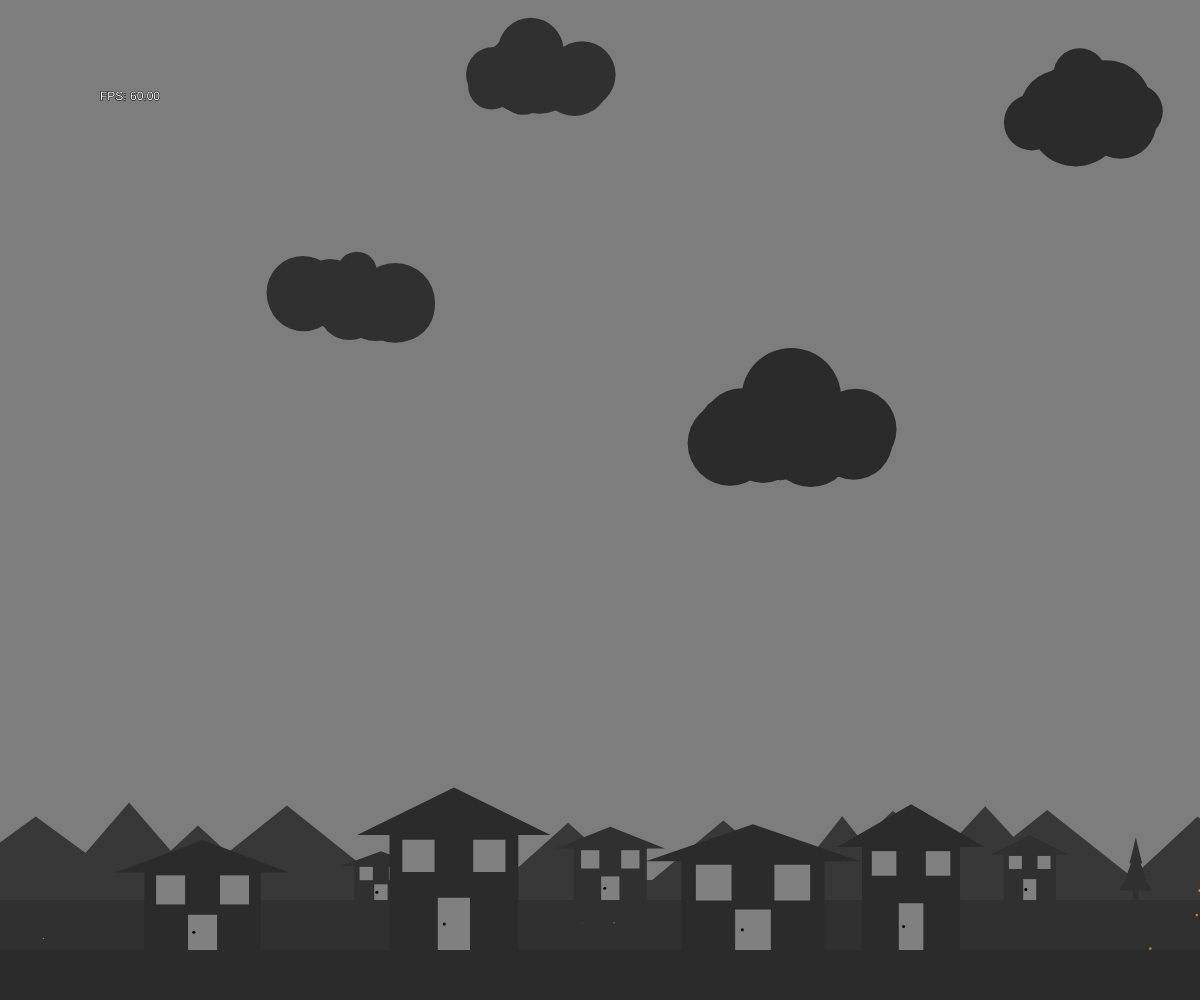
Frame 1 (no input)
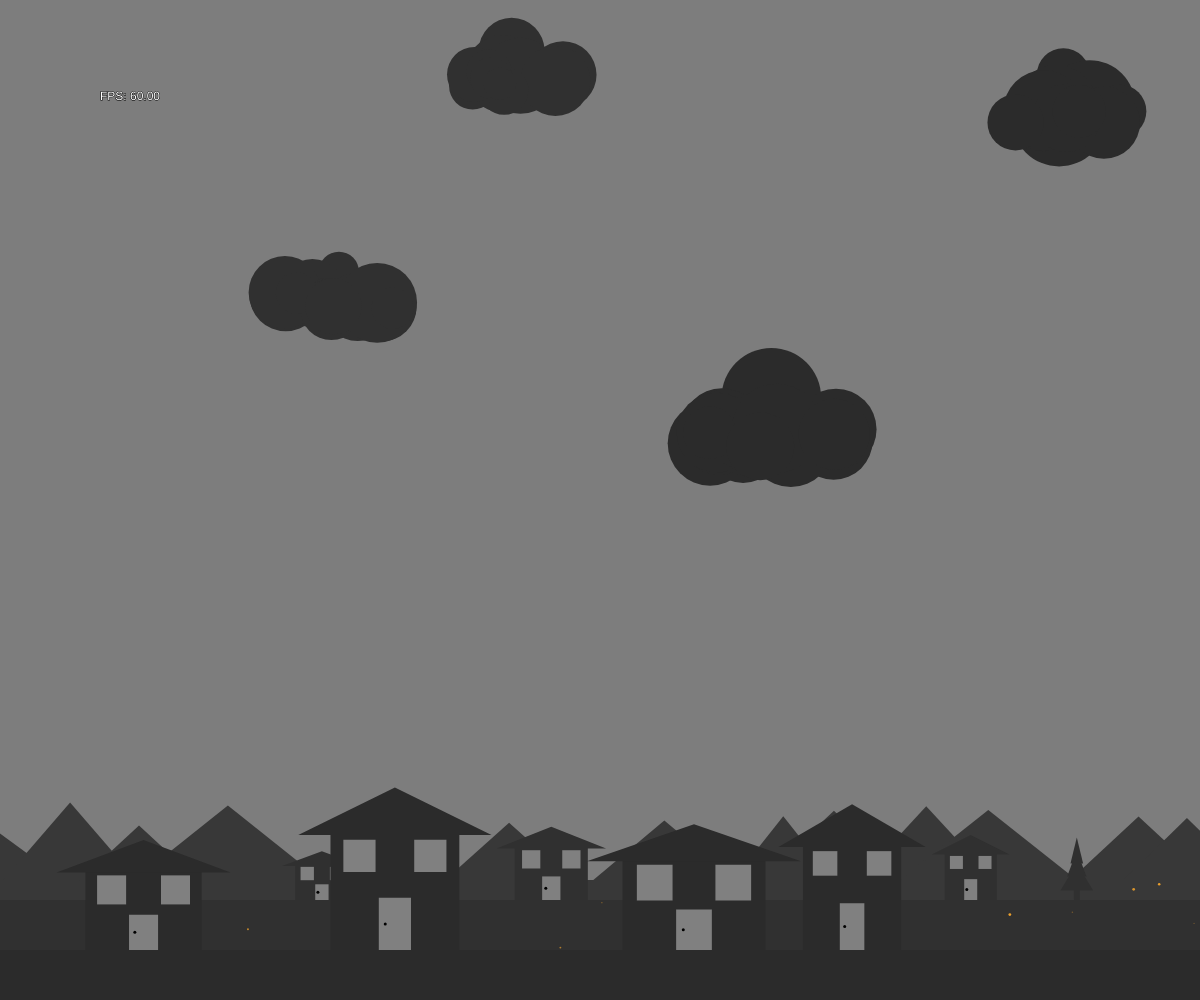
Frame 60 (no input)
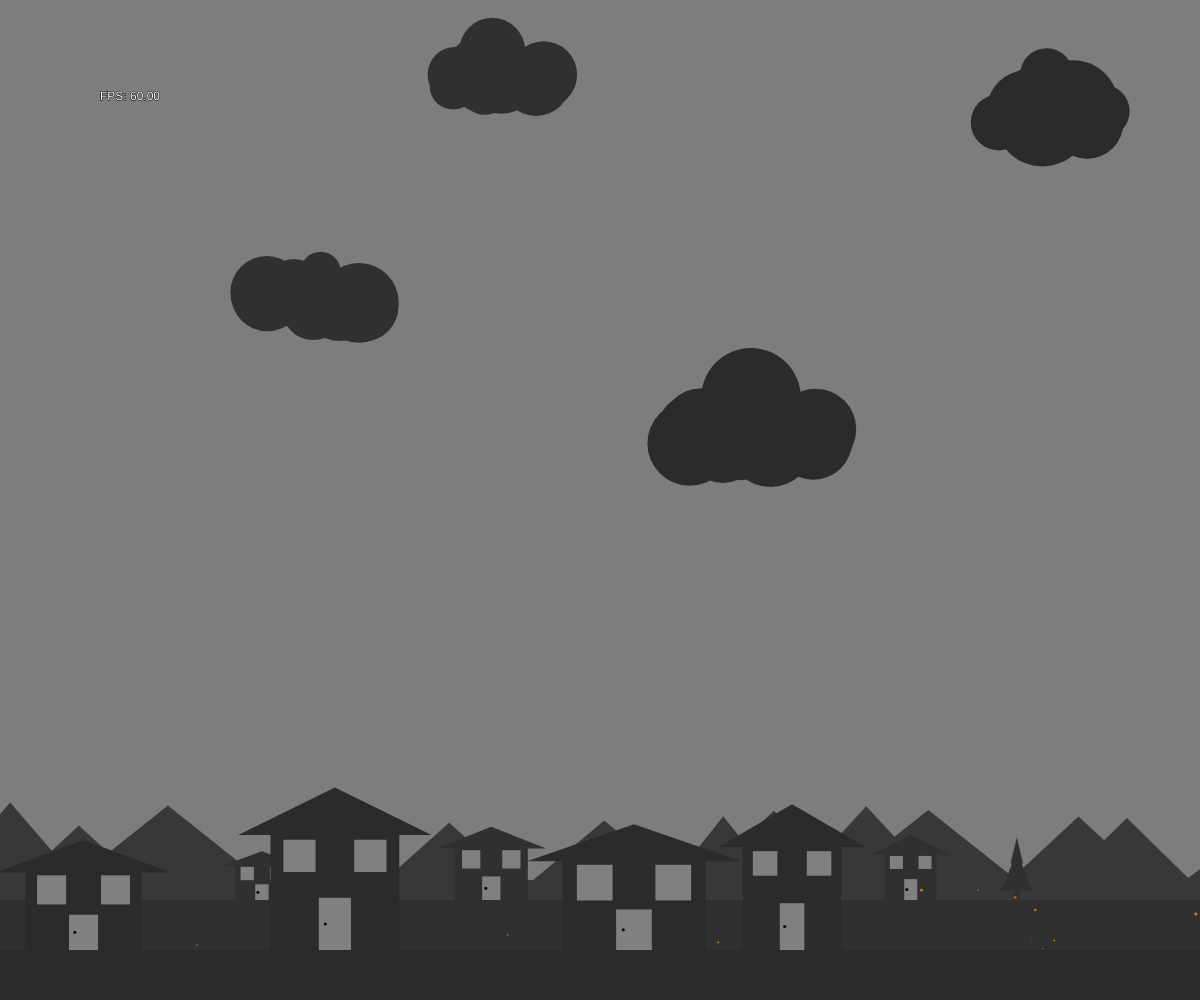
Frame 120 (the mouse pressed at the canvas centre since frame 60)

The p5.js sketch that drew these frames (run headless with seeded random() and noise() and a simulated clock; from frame 60 on, the mouse is pressed at the canvas centre):

// p5.js sketch
// ── sketch.js
let TheGround,
  TheMidGround,
  TheBackGround,
  TheMoon,
  ForGround = [],
  MidGround = [],
  BackGround = [],
  LastPlacedThing = {x: 0, width:0},
  Enviorment,
  Ship;

// COLORs # "#7D7D7D" "#2B2B2B" "#303030" "#383838"

function setup() {

  // //find appropriate canvas width
  // canvas_size = windowWidth < windowHeight ? windowWidth : windowHeight
  // canvas_size -= 80

  createCanvas( windowWidth, windowHeight );

  // //set canvas in center
  // let margin_left = (windowWidth - canvas_size) / 2
  // $(".p5Canvas").css("margin-left", margin_left)
  // $(".p5Canvas").css("margin-top", 40)

  Enviorment = new Env;

  TheGround = new Ground;
  TheGround.basicSetUp( windowHeight );

  TheMidGround = new Ground;
  TheMidGround.basicSetUp( windowHeight - 50, 'mid' );

  TheBackGround = new Ground;
  TheBackGround.basicSetUp( windowHeight - 70, 'back' );

  TheMoon = new Moon;
  TheMoon.basicSetUp();

  MakeForGround();
  MakeMidGround();
  MakeBackGround();

  Ship = new AlienShip;

  angleMode( DEGREES );
}

function draw() {

  background( '#7D7D7D' );

  // AddAndRemoveClouds()
  //
  // push()
  // fill("red")
  // ellipse(300, 30, 32, 32)
  // pop()
  //
  // push()
  // fill("red")
  // ellipse(300, windowHeight * .30, 30, 30)
  // pop()

  TheMoon.draw();

  TheBackGround.draw();

  Enviorment.CloudsInView = [];

  TheMidGround.draw();

  DrawAll(); // This Collects info on clouds in view

  Ship.draw();

  TheGround.draw();

  Enviorment.HandleWeather();
  Enviorment.GenerateClouds();

  const fps = frameRate();
  fill( 255 );
  stroke( 0 );
  text( `FPS: ${  fps.toFixed( 2 )}`, 100, 100 );
}


function Ground() {

  this.position = {};
  this.size = {w: 10000,
    h: 50};
  this.speed = 1;
  this.color = '#2B2B2B';

  const move = () => {

    this.position.x -= this.speed;

    if( this.position.x < ( this.size.w - windowWidth ) * -1 ) {
      this.position.x = 0;
    }
  };

  this.draw = () => {
    move();

    fill( this.color );
    rect( this.position.x, this.position.y, this.size.w, this.size.h );
  };

  this.basicSetUp = ( y, z ) => {

    if( z === 'mid' ) {
      this.color = '#303030';
    } else if( z === 'back' ) {
      this.color = '#383838';
    }

    this.position = {x: 0,
      y: y - this.size.h};
  };
}
function SimpleTree() {

  this.type = 'landThing';
  this.startingX = 0;
  this.position = {x:0,y:0,z:'for'};
  this.TrunkSize = {w: 0, h: 0};
  this.BranchSize = {w: 0, h: 0};
  this.color = '#2B2B2B';

  this.draw = () => {

    const TempPosition = {x: this.position.x, y: this.position.y, w: this.BranchSize.w},
      TempSizes = {BW: this.BranchSize.w, BH: this.BranchSize.h};

    fill( this.color );

    // Trunk
    rect( this.position.x, this.position.y, this.TrunkSize.w, this.TrunkSize.h );

    // Branches
    triangle(
      this.position.x - this.BranchSize.w, this.position.y + 1,
      this.position.x + ( this.TrunkSize.w / 2 ), this.position.y - this.BranchSize.h,
      this.position.x + this.TrunkSize.w + this.BranchSize.w, this.position.y + 1
    );

    TempPosition.y -= TempSizes.BH / 2;
    TempSizes.BW -= TempSizes.BW / 2;

    triangle(
      TempPosition.x - TempSizes.BW, TempPosition.y,
      TempPosition.x + ( this.TrunkSize.w / 2 ), TempPosition.y - TempSizes.BH,
      TempPosition.x + this.TrunkSize.w + TempSizes.BW, TempPosition.y
    );

    TempPosition.y -= TempSizes.BH / 2;
    TempSizes.BW -= TempSizes.BW / 2;

    triangle(
      TempPosition.x - TempSizes.BW, TempPosition.y,
      TempPosition.x + ( this.TrunkSize.w / 2 ), TempPosition.y - TempSizes.BH,
      TempPosition.x + this.TrunkSize.w + TempSizes.BW, TempPosition.y
    );
  };

  this.basicSetUp = ( Ground, z ) => {

    if( z === 'mid' ) {

      this.color = '#303030';
      this.TrunkSize = {w: random( 5, 15 ),
        h: random( 10, 20 )};
    } else {

      this.TrunkSize = {w: random( 15, 25 ),
        h: random( 20, 30 )};
    }

    this.BranchSize = {w: this.TrunkSize.w + random( 5, 15 ),
      h: random( this.TrunkSize.h, this.TrunkSize.h * 3 )};

    this.startingX = PickStartingPosition(
      this.TrunkSize.w,
      LastPlacedThing.width + 10,
      200
    );

    this.position.y = Ground.position.y - this.TrunkSize.h;
  };
}

function SimpleHouse() {

  this.type = 'landThing';

  this.startingX = 0;
  this.position = {x:0,y:0,z:'for'};
  this.BaseSize = {};
  this.RoofSize = {};
  this.Door = {};
  this.windows = {};
  this.color = '#2B2B2B';

  this.draw = () => {

    fill( this.color );

    // Base
    push();
    rect( this.position.x, this.position.y, this.BaseSize.w, this.BaseSize.h );
    pop();

    // Roof
    push();
    triangle(
      this.position.x - this.RoofSize.w, this.position.y + 1,
      this.position.x + ( this.BaseSize.w / 2 ), this.position.y - this.RoofSize.h,
      this.position.x + this.BaseSize.w + this.RoofSize.w, this.position.y + 1
    );
    pop();

    drawDoor();
    drawWindows();

  };

  const drawDoor = () => {

    const DoorPosition = {x: ( this.position.x + ( this.BaseSize.w / 2 ) ) - ( this.Door.w / 2 ),
      y:	( this.position.y + this.BaseSize.h ) - this.Door.h};
    // Door
    push();
    fill( 'grey' );
    rect(
      DoorPosition.x,
      DoorPosition.y,
      this.Door.w,
      this.Door.h
    );
    pop();

    // Knob
    push();
    fill( 'black' );
    ellipse(
      DoorPosition.x + ( this.Door.w * .2 ),
      DoorPosition.y + ( this.Door.h / 2 ),
      this.Door.NobRadius,
      this.Door.NobRadius
    );
    pop();
  };

  const drawWindows = () => {

    const WindowPositions = {
      x1: this.position.x + ( this.BaseSize.w * .1 ),
      y1:	this.position.y + ( this.BaseSize.h * .05 ),
      x2: this.position.x + ( this.BaseSize.w * .65 ),
      y2:	this.position.y + ( this.BaseSize.h * .05 )
    };
    // window 1
    push();
    fill( 'grey' );
    rect(
      WindowPositions.x1,
      WindowPositions.y1,
      this.windows.size,
      this.windows.size
    );
    pop();

    // window 2
    push();
    fill( 'grey' );
    rect(
      WindowPositions.x2,
      WindowPositions.y2,
      this.windows.size,
      this.windows.size
    );
    pop();
  };

  this.basicSetUp = ( Ground, z ) => {

    if( z === 'mid' ) {

      this.color = '#303030';
      this.BaseSize.w = random( 50, 100 );
      this.BaseSize.h = random( this.BaseSize.w / 2, this.BaseSize.w );
    } else {

      this.BaseSize.w = random( 80, 150 );
      this.BaseSize.h = random( this.BaseSize.w / 2, this.BaseSize.w + 20 );
    }

    this.RoofSize = {w: this.BaseSize.w * .25,
      h:  this.BaseSize.h * .4};

    this.Door = {w: this.BaseSize.w * .25,
      h: this.BaseSize.h * .45,
      NobRadius: 3};

    this.windows = {size: this.BaseSize.w * .25};

    this.startingX = PickStartingPosition(
      this.BaseSize.w,
      LastPlacedThing.width + 10,
      300
    );

    this.position.y = Ground.position.y - this.BaseSize.h;
  };
}

function SimpleMountain() {

  this.type = 'landThing';
  this.NumOfAll = 0;
  this.startingX = 0;
  this.position = {x:0,y:0,z:'for'};
  this.size = {w: random( 100, 200 ),
    h: random( 50, 80 )};
  this.color = '#383838';

  this.draw = () => {

    fill( this.color );

    triangle(
      this.position.x - ( this.size.w / 2 ), this.position.y + 1,
      this.position.x, this.position.y - this.size.h,
      this.position.x + ( this.size.w / 2 ), this.position.y + 1
    );
  };

  this.basicSetUp = ( Ground ) => {

    const SpaceBetween = random( LastPlacedThing.width * .6,  LastPlacedThing.width + 100 );

    this.startingX = PickStartingPosition(
      this.size.w / 2,
      LastPlacedThing.width * .6,
      LastPlacedThing.width + 100
    );
    this.position.y = Ground.position.y;
  };
}

function FireFlies() {

  this.type = 'Fly';
  this.startingX = 0;
  this.position = {x:0,y:0,z:'for'};
  this.allPositions = [];
  this.amount = random( 3, 8 );

  const move = ( bug ) => {

    let x, y;
    x = this.position.x + Math.cos( bug.xangle ) * bug.xradius;
    y = this.position.y + Math.sin( bug.yangle ) * bug.yradius;

    bug.xangle += bug.xspeed;
    bug.yangle += bug.yspeed;

    bug.x = x;
    bug.y = y;
  };

  const changeOpacity = ( bug ) => {

    if( bug.color.a <= 0.1 ) {
      bug.lighting = true;
    } else if ( bug.color.a >= 1 ) {
      bug.lighting = false;
    }

    if( !bug.lighting ) {
      bug.color.a -= .005;
    } else if ( bug.lighting ) {
      bug.color.a += .005;
    }
  };

  this.draw = () => {

    for ( let i = 0; i < this.allPositions.length; i++ ) {

      const bug = this.allPositions[i];

      move( bug );
      changeOpacity( bug );

      fill( `rgba(${bug.color.r}, ${bug.color.g}, ${bug.color.b}, ${bug.color.a})` );
      ellipse( bug.x, bug.y, bug.size, bug.size );
    }

  };

  this.basicSetUp = ( Ground, z ) => {

    this.startingX = PickStartingPosition(
      100,
      LastPlacedThing.width + 10,
      300
    );
    // this.startingX = random(200, 300)

    this.position.y = ( windowHeight - Ground.size.h ) - 20;

    for ( let i = 0; i <= this.amount; i++ ) {

      const bug = {
        x: 0,
        y: 0,
        xspeed: random( .01, .02 ),
        yspeed: random( .01, .02 ),
        lighting: true,
        color: {
          r: 242, g: 163, b: 44, a: random( 0,1 )
        },
        xangle: random( 0, 360 ),
        yangle: random( 0, 360 ),
        xradius: random( 20, 200 ),
        yradius: random( 20, 50 )
      };

      if( z === 'mid' ) {
        bug.size = random( 1, 2 );
      } else {
        bug.size = random( 1.5, 4 );
      }

      this.allPositions.push( bug );
    }
  };
}

function Moon() {

  this.radius	= 100;
  this.position = {};
  this.shadow = {};
  this.angle = 600;
  this.xradius = 0;
  this.yradius = 0;
  this.speed = .001;

  const move = () => {

    let x, y;
    x = ( windowWidth / 2 ) + Math.cos( this.angle ) * this.xradius;
    y = ( windowHeight ) + Math.sin( this.angle ) * this.yradius;

    this.angle += this.speed;

    this.position.x = x;
    this.position.y = y;

    // if it goes below the ground
    if( this.position.y > windowHeight + ( this.yradius / 2 ) ) {
      this.angle = 600;
      this.basicSetUp();
    }
  };

  this.draw = () => {

    move();

    noStroke();
    // moon
    push();
    fill( '#2B2B2B' );
    ellipse(
      this.position.x,
      this.position.y,
      this.radius,
      this.radius
    );
    pop();

    // shadow
    push();
    fill( '#7D7D7D' );
    ellipse(
      this.position.x + this.shadow.x,
      this.position.y + this.shadow.y,
      this.radius,
      this.radius
    );
    pop();

  };

  this.basicSetUp = () => {

    this.shadow = {x: random( 10, 100 ),
      y: random( 3, 15 )};
    // 	This is 30% the width - 50% of width
    this.xradius = random( windowWidth - ( windowWidth * .7 ), windowWidth - ( windowWidth * .4 ) );
    // 								// 	This is 40% the width - 60% of width
    this.yradius = random( windowHeight - ( windowHeight * .6 ), windowHeight - ( windowHeight * .4 ) );
  };
}

function Cloud() {

  this.type = 'Cloud';
  this.position = {x: 0,
    y: random( -30, windowHeight * .40 ),
    z: 'for'};
  this.numOfPoofs = random( 10,20 );
  this.allPoofs = [];
  this.color = '#2B2B2B';
  this.speed = random( 0.2, 0.5 );

  this.rainDrops = [];
  this.snowFlakes = [];
  this.wSize = random( 1,3 );

  this.move = ( index ) => {

    if ( this.position.x < -200 ) {

      if( this.position.z === 'for' ) {
        ForGround.splice( index, 1 );
      } else {
        MidGround.splice( index, 1 );
      }
    }
    this.position.x -= this.speed;
  };

  this.draw = () => {

    for ( let i = 0; i < this.allPoofs.length; i++ ) {

      const poof = this.allPoofs[i];

      fill( this.color );

      if( i === 0 ) {

        ellipse( this.position.x, this.position.y, poof.size, poof.size );
      } else {
        ellipse( this.position.x + poof.xOffSet , this.position.y + poof.yOffSet, poof.size, poof.size );
      }
    }
  };

  this.basicSetUp = ( Ground, z ) => {

    this.position.x =  windowWidth + 100;
    this.position.z = z === 'for' ? 'for' : 'mid';

    // random(windowWidth + 100, windowWidth + 400)
    this.speed = z === 'for' ? this.speed : this.speed - 0.1;
    this.color = z === 'for' ? this.color : '#303030';

    for ( let i = 0; i <= this.numOfPoofs; i++ ) {

      const poof = {xOffSet: z === 'for' ? random( -65, 65 ) : random( -55, 55 ),
        yOffSet: z === 'for' ? random( 30, 50 ) : random( 20, 40 ),
        size: z === 'for' ? random( 50, 100 ) : random( 30, 80 )};

      this.allPoofs.push( poof );
    }
  };

  this.activateWeather = () => {

    if( Enviorment.weather === 1 ) {

      // make rain
      const drop = {xOffSet: random( -50, 50 ),
        yOffSet: random( 20, 30 ),
        size: this.wSize};

      this.rainDrops.push( drop );

      MakeItRain();

      if( this.snowFlakes.length > 0 ) {
        MakeItSnow();
      }
    } else if ( Enviorment.weather === 0 ) {

      // make snow
      const	RandomNum = Number( random( 0,1 ).toFixed() ),
        flake = {
          xOffSet: random( -50, 50 ),
          yOffSet: random( 20, 30 ),
          size: this.wSize,
          counter: 0,
          floating: RandomNum === 1
        };

      this.snowFlakes.push( flake );

      MakeItSnow();

      if( this.rainDrops.length > 0 ) {
        MakeItRain();
      }
    } else {

      if( this.rainDrops.length > 0 ) {
        MakeItRain();
      }
      if( this.snowFlakes.length > 0 ) {
        MakeItSnow();
      }
    }
  };

  const MakeItSnow = () => {

    fill( 'white' );
    // make it snow
    for ( let i = 0; i < this.snowFlakes.length; i++ ) {
      const flake = this.snowFlakes[i];

      // If in view
      if( this.position.y + flake.yOffSet < windowHeight ) {

        if( flake.counter === 20 ) {
          flake.counter = 0;
          flake.floating = !flake.floating;
        } else if( flake.floating === true ) {
          flake.counter += 1;
          flake.xOffSet += this.speed - ( this.speed * .6 );
        } else if( flake.floating === false ) {
          flake.counter += 1;
          flake.xOffSet -= this.speed - ( this.speed * .6 );
        }

        flake.xOffSet -= this.speed - ( this.speed * .8 );
        flake.yOffSet += Enviorment.Gravity;

        ellipse( this.position.x - flake.xOffSet, this.position.y + flake.yOffSet, flake.size, flake.size );
      } else {
        this.snowFlakes.splice( i, 1 );
      }
    }
  };

  const MakeItRain = () => {

    fill( 'black' );
    // make it rain
    for ( let i = 0; i < this.rainDrops.length; i++ ) {

      const drop = this.rainDrops[i];

      // If in view
      if( this.position.y + drop.yOffSet < windowHeight ) {

        drop.xOffSet -= this.speed / 2;
        drop.yOffSet += Enviorment.Gravity;

        ellipse( this.position.x - drop.xOffSet, this.position.y + drop.yOffSet, drop.size, drop.size );
      } else {
        this.rainDrops.splice( i, 1 );
      }
    }
  };
}

function Env() {

  this.Gravity = 1;
  this.CloudsInView = [];
  this.CloudTimer = 100;
  this.WeightTimer = Number( random( 1000, 2000 ).toFixed() );
  this.CloudWeight = 0;
  this.weather = 2; // 0=snow, 1=rain, 2=off

  this.HandleWeather = () => {

    // console.log(this.CloudsInView.length, this.weather);

    if( this.CloudsInView.length >= 7 && this.weather === 2 ) {
      this.weather = Number( random( 0,1 ).toFixed() );
      this.CloudWeight = 0;
    } else if ( this.CloudsInView.length < 7 ) {
      this.weather = 2;
    }
  };

  this.GenerateClouds = () => {

    this.CloudTimer -= 1;
    this.WeightTimer -= 1;

    if( this.WeightTimer === 0 ) {
      this.CloudWeight = Number( random( 200, 1000 ).toFixed() );
      this.WeightTimer = Number( random( 1000, 2000 ).toFixed() );
    }

    if( this.CloudTimer <= 0 && this.CloudsInView.length < 10 ) {

      this.CloudTimer = Number( random( 500, 1200 ).toFixed() );
      this.CloudTimer -= this.CloudWeight;

      const RanNum = Number( random( 0,1 ).toFixed() ),
        NewCloud = new Cloud;

      if( RanNum === 1 ) {
        NewCloud.basicSetUp( TheGround, 'for' );
        ForGround.push( NewCloud );
      } else {
        NewCloud.basicSetUp( TheMidGround, 'mid' );
        MidGround.push( NewCloud );
      }
    }
  };
}

function AlienShip() {

  this.position = {x:100,y:-100};
  this.size = {w:100,h:50};
  this.speed = 5;

  this.draw = () => {

    // up
    if ( keyIsDown( 87 ) ) {
      this.position.y -= this.speed;
    }
    // down
    if ( keyIsDown( 83 ) ) {
      this.position.y += this.speed;
    }
    // left
    if ( keyIsDown( 65 ) ) {

      this.position.x -= this.speed;

      push();
      strokeWeight( 2 );
      stroke( '#2B2B2B' );
      translate( this.position.x - 5, this.position.y - 8 );
      rotate( -10 );
      fill( '#7D7D7D' );
      ellipse( 0, 0, this.size.w / 2, this.size.h - 80 );
      pop();

      push();
      translate( this.position.x, this.position.y );
      rotate( -10 );
      fill( '#2B2B2B' );
      ellipse( 0, 0, this.size.w, this.size.h / 2 );
      pop();

      return;
    }
    // right
    if ( keyIsDown( 68 ) ) {

      this.position.x += this.speed;

      push();
      strokeWeight( 2 );
      stroke( '#2B2B2B' );
      translate( this.position.x + 5, this.position.y - 8 );
      rotate( 10 );
      fill( '#7D7D7D' );
      ellipse( 0, 0, this.size.w / 2, this.size.h - 80 );
      pop();

      push();
      translate( this.position.x, this.position.y );
      rotate( 10 );
      fill( '#2B2B2B' );
      ellipse( 0, 0, this.size.w, this.size.h / 2 );
      pop();

      return;
    }
    push();
    strokeWeight( 2 );
    stroke( '#2B2B2B' );
    fill( '#7D7D7D' );
    ellipse( this.position.x, this.position.y - 10, this.size.w / 2, this.size.h - 80 );
    pop();

    push();
    fill( '#2B2B2B' );
    ellipse( this.position.x, this.position.y, this.size.w, this.size.h / 2 );
    pop();
  };

}


const RandomLandCreation = ( Num ) => {

  let NewThing;

  switch ( Num ) {

    case 0:

      NewThing = new SimpleTree;
      return NewThing;
      break;

    case 1:

      NewThing = new SimpleHouse;
      return NewThing;
      break;

    case 2:

      NewThing = new FireFlies;
      return NewThing;
      break;

  }
};

const PickStartingPosition = ( width, least, most ) => {

  const SpaceBetween = random( least,  most );

  LastPlacedThing.width = width;
  LastPlacedThing.x += SpaceBetween;

  return LastPlacedThing.x;
  // return random(150, 200)
};


const MakeClouds = ( least, most, ground, z ) => {

  LastPlacedThing.x = 0;

  const NumOfClouds = random( least, most ),
    SomeClouds = [];

  for ( let i = 0; i < NumOfClouds; i++ ) {
    const NewCloud = new Cloud;
    NewCloud.basicSetUp( ground, z );
    NewCloud.position.x = random( 100, windowWidth - 100 );
    SomeClouds.push( NewCloud );
  }

  return SomeClouds;
};

const MakeLandThings = ( ground, z ) => {

  LastPlacedThing.x = 0;

  const SomeThings = [];

  while ( LastPlacedThing.x < ground.size.w - 200 ) {
    const RandomNum = Number( random( 0,2 ).toFixed( 0 ) );
    const NewThing = RandomLandCreation( RandomNum );
    NewThing.basicSetUp( ground, z );
    SomeThings.push( NewThing );
  }

  return SomeThings;
};

const MakeMountains = ( ground, z ) => {

  LastPlacedThing.x = 0;

  const SomeMoutains = [];

  while ( LastPlacedThing.x < ground.size.w - 200 ) {
    const NewMountain = new SimpleMountain;
    NewMountain.basicSetUp( ground, z );
    SomeMoutains.push( NewMountain );
  }
  return SomeMoutains;
};


const MakeForGround = () => {

  const Clouds = MakeClouds( 1, 3, TheGround, 'for' ),
    LandThings = MakeLandThings( TheGround, 'for' );

  ForGround = LandThings.concat( Clouds );
};

const MakeMidGround = () => {

  const Clouds = MakeClouds( 1, 2, TheMidGround, 'mid' ),
    LandThings = MakeLandThings( TheMidGround, 'mid' );

  MidGround = LandThings.concat( Clouds );
};

const MakeBackGround = () => {

  const Mountains = MakeMountains( TheBackGround, 'back' );

  BackGround = Mountains;
};


const DrawForGround = () => {

  for ( let i = 0; i < ForGround.length; i++ ) {

    const Thing = ForGround[i];

    if( Thing.type === 'Cloud' ) {

      Thing.move( i );

      if( Thing.position.x < windowWidth + 200 && Thing.position.x > -200 ) {

        Enviorment.CloudsInView.push( Thing );
        Thing.activateWeather();
        Thing.draw();
      }
    } else {
      Thing.position.x = Thing.startingX + TheGround.position.x;

      if( Thing.position.x < windowWidth + 200 && Thing.position.x > -200 ) {
        Thing.draw();
      }
    }
  }
};

const DrawMidGround = () => {

  for ( let i = 0; i < MidGround.length; i++ ) {

    const Thing = MidGround[i];

    if( Thing.type === 'Cloud' ) {

      Thing.move( i );

      if( Thing.position.x < windowWidth + 200 && Thing.position.x > -200 ) {

        Enviorment.CloudsInView.push( Thing );
        Thing.activateWeather();
        Thing.draw();
      }
    } else {

      Thing.position.x = Thing.startingX + TheMidGround.position.x;

      if( Thing.position.x < windowWidth + 200 && Thing.position.x > -200 ) {
        Thing.draw();
      }
    }
  }
};

const DrawBackGround = () => {

  for ( let i = 0; i < BackGround.length; i++ ) {

    const Thing = BackGround[i];

    Thing.position.x = Thing.startingX + TheBackGround.position.x;

    if( Thing.position.x < windowWidth + 200 && Thing.position.x > -200 ) {
      Thing.draw();
    }
  }
};

const DrawAll = () => {

  const AllThings = BackGround.concat( MidGround ).concat( ForGround );

  for ( let i = 0; i < AllThings.length; i++ ) {

    const Thing = AllThings[i];

    if( Thing.type === 'Cloud' ) {

      Thing.move( i );

      if( Thing.position.x < windowWidth + 200 && Thing.position.x > -200 ) {

        Enviorment.CloudsInView.push( Thing );
        Thing.activateWeather();
        Thing.draw();
      }
    } else {
      Thing.position.x = Thing.startingX + TheGround.position.x;

      if( Thing.position.x < windowWidth + 200 && Thing.position.x > -200 ) {
        Thing.draw();
      }
    }
  }
};


const AddAndRemoveClouds = () => {

  const Clouds = [], NotClouds = [];

  if( key === 'a' ) {

    for ( let i = 0; i < ForGround.length; i++ ) {
      const Thing = ForGround[i];

      if( Thing.position.x < windowWidth + 200 && Thing.position.x > -200 ) {

        if( Thing.type === 'Cloud' ) {
          Clouds.push( Thing );
        } else {
          NotClouds.push( Thing );
        }
      }
    }

    Clouds.splice( Number( random( 0,Clouds.length ).toFixed() ), 1 );

    ForGround = NotClouds.concat( Clouds );
  }

  if( key === 'd' ) {

    for ( let i = 0; i < ForGround.length; i++ ) {
      const Thing = ForGround[i];
      if( Thing.position.x < windowWidth + 200 && Thing.position.x > -200 ) {

        if( Thing.type === 'Cloud' ) {
          Clouds.push( Thing );
        } else {
          NotClouds.push( Thing );
        }
      }
    }

    const ranNum = Number( random( 0,Clouds.length - 1 ).toFixed() ), copiedCloud = Clouds[ranNum], newCloud = new Cloud;
    newCloud.basicSetUp( TheGround );
    newCloud.position.x = copiedCloud.position.x + 50;
    Clouds.push( newCloud );

    ForGround = NotClouds.concat( Clouds );
  }

};






//
